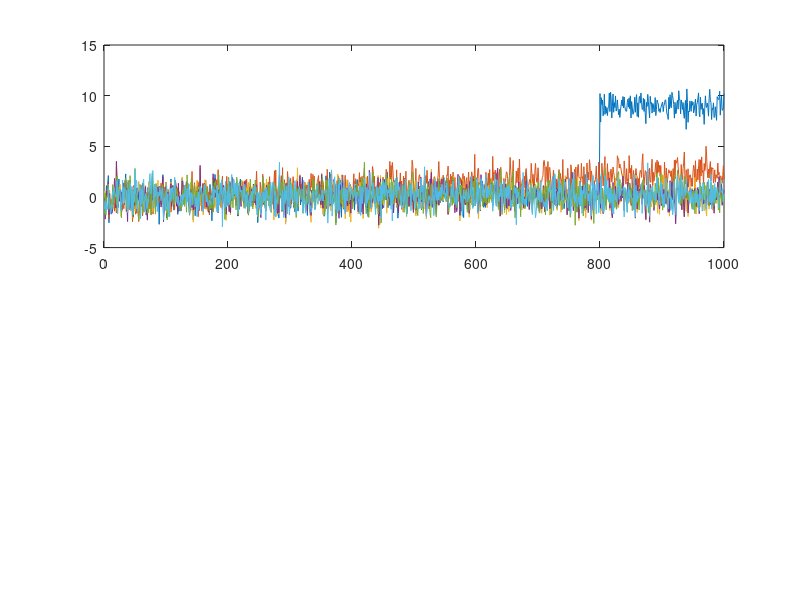

Recreate this plot in MATLAB. (Note: this script raises an error after producing the figure.)
%% 1. Configurazione Iniziale
clear; clc; close all;

% Parametri generali
n_samples = 1000;      % Numero totale di campioni
n_vars = 6;            % Numero di sensori (x1...x6)
n_latents = 3;         % Numero di variabili latenti (t1...t3)

% Matrice di Mixing A (Dalla Slide 6 del Project Guidelines)
A_nominal = [
   -0.2310, -0.0816, -0.2662;
   -0.3241,  0.7055, -0.2158;
   -0.2170, -0.3056, -0.5207;
   -0.4089, -0.3442, -0.4501;
   -0.6408,  0.3102,  0.2372;
   -0.4655, -0.4330,  0.5938
];

% Deviazioni standard delle variabili latenti t (Dalla Slide 6)
std_t = [1.0; 0.8; 0.6]; 
% Deviazione standard del rumore (Dalla Slide 6)
std_noise = 0.2;

%% 2. Generazione Dati Time-Varying
% Inizializziamo la matrice dei dati X (Righe=Campioni, Colonne=Variabili)
X_raw = zeros(n_samples, n_vars);
GroundTruth_Fault = zeros(n_samples, 1); % Per verifica finale (1=Guasto, 0=Sano)

% Parametri per la simulazione "Time-Varying" 
% Simuliamo un invecchiamento lento del processo.
% Modifichiamo lentamente l'elemento (1,1) della matrice A
drift_slope_A = 0.0002; 
% Simuliamo una deriva del sensore 2 (spostamento della media)
sensor_drift_slope = 0.002; 

fprintf('Generazione dati in corso...\n');

for k = 1:n_samples
    
    % --- A. Variabili Latenti (t) ---
    % Generiamo t1, t2, t3 con le deviazioni standard specificate
    t = randn(n_latents, 1) .* std_t;
    
    % --- B. Rendere il sistema Time-Varying (Richiesta Progetto) ---
    % 1. Modifica della struttura di correlazione (Matrice A cambia piano piano)
    A_current = A_nominal;
    A_current(1,1) = A_nominal(1,1) + (k * drift_slope_A); 
    
    % --- C. Calcolo delle uscite x (senza rumore) ---
    x_k = A_current * t;
    
    % 2. Aggiunta deriva sulla media (Sensor Drift su x2)
    % Questo simula lo sporcamento del sensore citato nel paper
    x_k(2) = x_k(2) + (k * sensor_drift_slope);
    
    % --- D. Aggiunta Rumore ---
    noise = randn(n_vars, 1) * std_noise;
    x_k = x_k + noise;
    
    % --- E. Inserimento Guasto (Fault Injection) ---
    % Aggiungiamo un guasto improvviso dal campione 800 in poi.
    % Simuliamo un "bias" (scalino) sul sensore 1.
    if k >= 800
        x_k(1) = x_k(1) + 3.0; % Guasto di ampiezza 3 sigma circa
        GroundTruth_Fault(k) = 1;
    end
    
    % Salvataggio
    X_raw(k, :) = x_k';
end

%% 3. Pre-processing Iniziale (Scaling)
% Le linee guida dicono: "The data is scaled to zero mean and unit variance".
% Nota: In un sistema realtime puro lo faresti ricorsivamente, ma per il 
% dataset iniziale (training set) lo facciamo standard.

% Usiamo i primi 200 campioni come "Training Set" iniziale per scalare
n_train = 200;
X_train = X_raw(1:n_train, :);

% Calcoliamo media e std sul training set (sano e iniziale)
mean_vec = mean(X_train);
std_vec = std(X_train);

% Normalizziamo TUTTO il dataset usando le statistiche iniziali
% (Questo è realistico: all'inizio usi le statistiche note. Poi l'RPCA dovrà adattarsi)
X_scaled = (X_raw - mean_vec) ./ std_vec;

%% 4. Visualizzazione
figure('Name', 'Simulated Data Time-Varying', 'Color', 'w');
subplot(2,1,1);
plot(X_scaled);
xline(800, 'r--', 'Fault Start', 'LabelVerticalAlignment', 'bottom');
title('Simulated Process Data (Normalized)');
ylabel('Normalized Amplitude');
xlabel('Samples (k)');
grid on;

subplot(2,1,2);
% Zoom sul sensore 2 per vedere il drift
plot(X_scaled(:,2), 'b'); hold on;
yline(0, 'k--');
title('Zoom Sensor 2 (Note the slow upward Drift)');
xlabel('Samples (k)');
grid on;

fprintf('Dati generati. Matrice X_scaled pronta (%dx%d).\n', size(X_scaled));